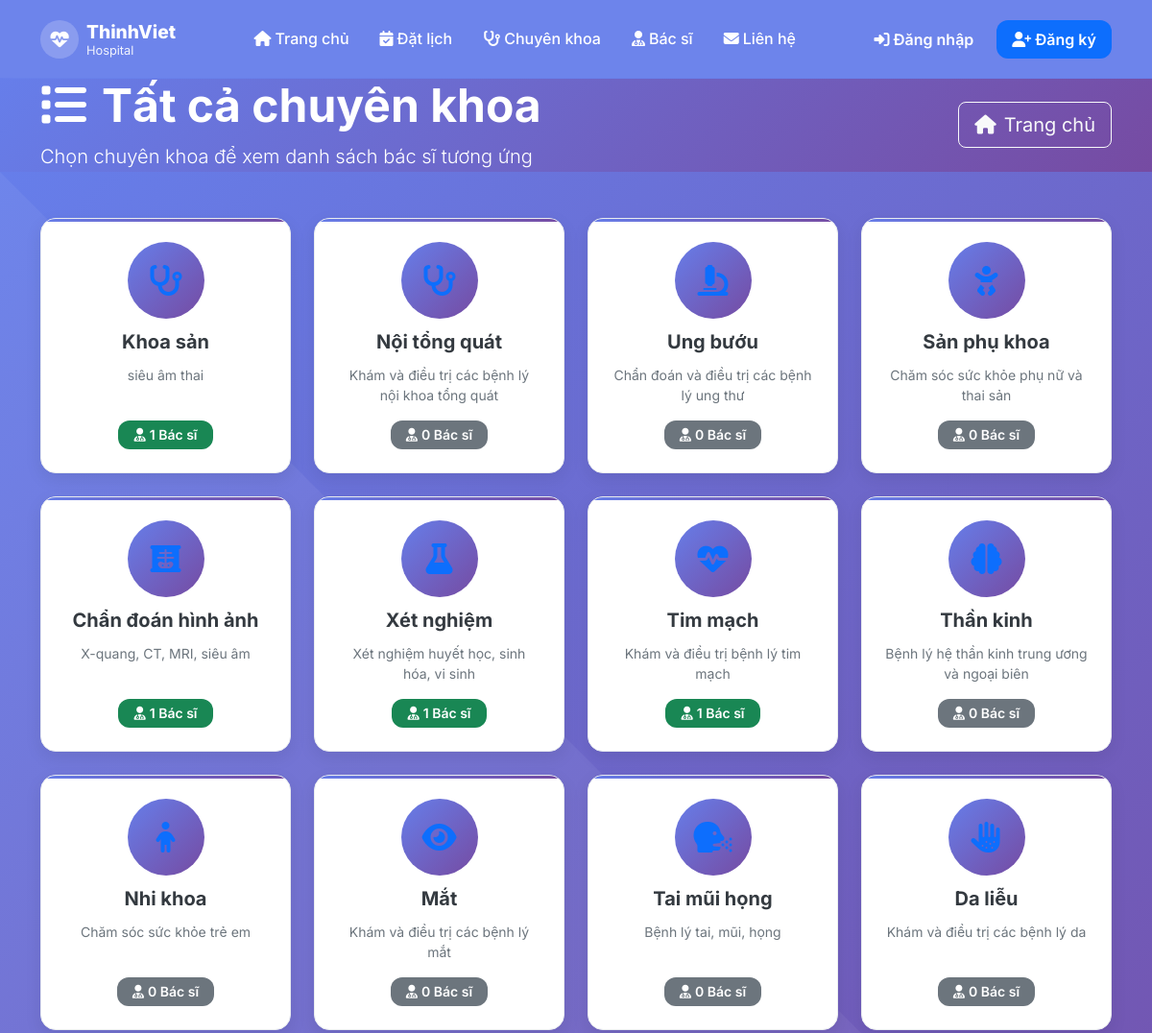
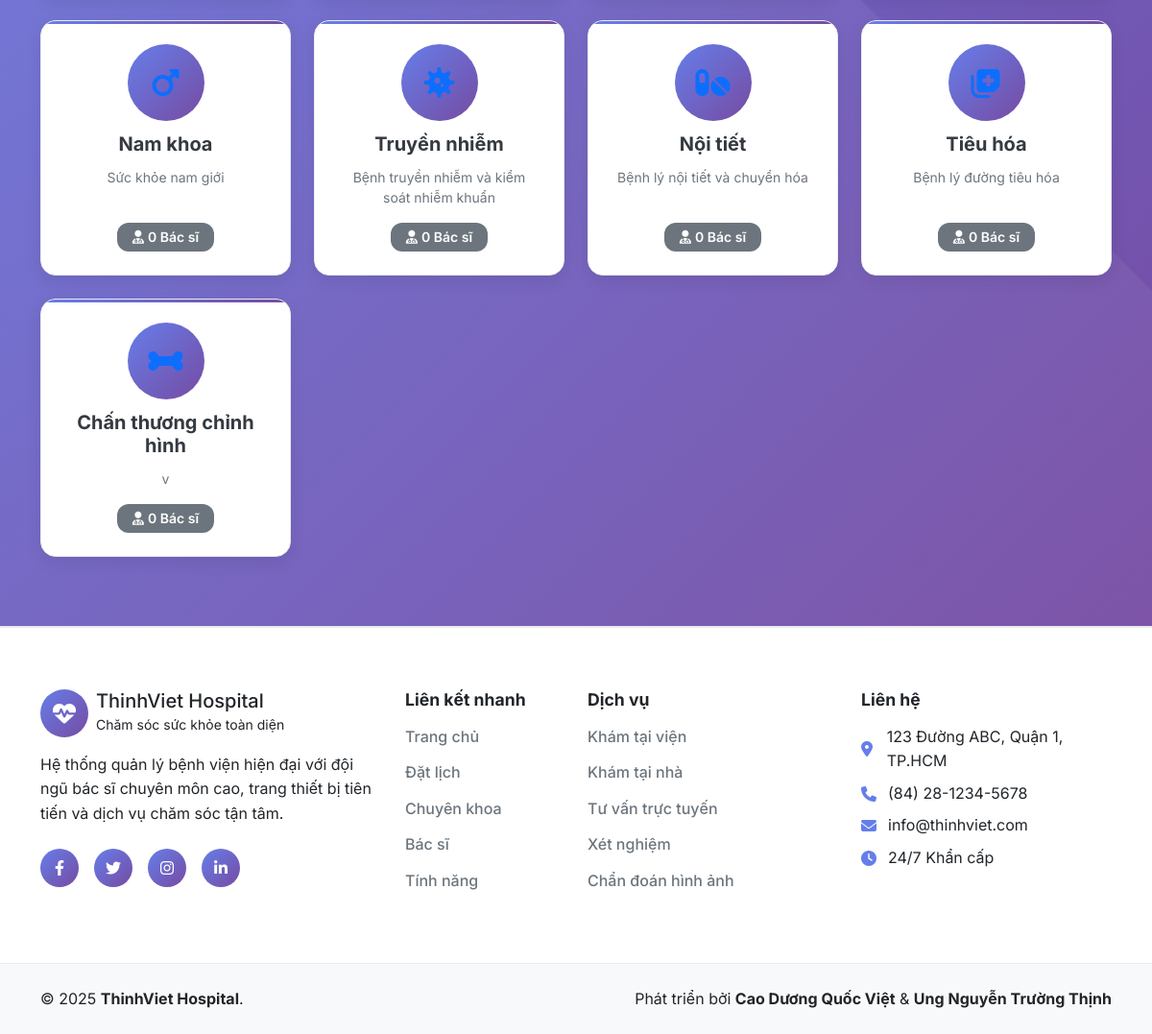
The page /specialties_all on the database its author committed (2 pictures, top to bottom).
### tables this page shows
CREATE TABLE `chuyen_khoa` (
  `id` int(11) NOT NULL,
  `ten` varchar(100) NOT NULL,
  `slug` varchar(120) DEFAULT NULL,
  `mo_ta` text DEFAULT NULL,
  `icon` varchar(100) DEFAULT NULL,
  `thu_tu` int(11) DEFAULT 0,
  `trang_thai` enum('active','inactive') DEFAULT 'active',
  `ngay_tao` timestamp NOT NULL DEFAULT current_timestamp(),
  `ngay_cap_nhat` timestamp NOT NULL DEFAULT current_timestamp() ON UPDATE current_timestamp()
);

### Controllers/DoctorController.php (called while the page is built, shortened)
<?php
require_once 'config/database.php';
class DoctorController
{
    public function __construct()
    {
        require_once 'config/database.php';
    }
    public function specialtiesAll()
    {
        require_once 'Models/Specialty.php';
        $spModel = new Specialty();
        if (method_exists($spModel, 'allWithDoctorCounts')) {
            $specialties = $spModel->allWithDoctorCounts();
        } else {
            $specialties = $spModel->all();
        }
        include 'Views/doctor/specialties_all.php';
    }
}

### config/database.php (called while the page is built, shortened)
<?php
class Database
{
    private $host;
    private $db_name;
    private $username;
    private $password;
    public function __construct()
    {
        $this->host = $_ENV['DB_HOST'] ?? getenv('DB_HOST') ?? 'localhost';
        $this->db_name = $_ENV['DB_NAME'] ?? getenv('DB_NAME') ?? 'clinic-management';
        $this->username = $_ENV['DB_USER'] ?? getenv('DB_USER') ?? 'root';
        $this->password = $_ENV['DB_PASS'] ?? getenv('DB_PASS') ?? '';
    }
    private function loadEnvFile()
    {
        $envFile = __DIR__ . '/../.env';
    }
    public function getConnection()
    {
        $this->conn = null;
        try {
            $this->conn = new PDO("mysql:host=" . $this->host . ";dbname=" . $this->db_name, $this->username, $this->password);
            $this->conn->exec("set names utf8");
            $this->conn->setAttribute(PDO::ATTR_ERRMODE, PDO::ERRMODE_EXCEPTION);
        } catch (PDOException $exception) {
            error_log("Database connection error: " . $exception->getMessage());
            echo "Database connection failed. Please try again later.";
        }
        return $this->conn;
    }
}

### Models/Specialty.php (called while the page is built, shortened)
<?php
require_once 'config/database.php';
class Specialty
{
    private $conn;
    private $table = 'chuyen_khoa';
    public function __construct()
    {
        $db = new Database();
        $this->conn = $db->getConnection();
    }
    public function allWithDoctorCounts()
    {
        $sql = "SELECT ck.id, ck.ten, ck.slug, ck.mo_ta, ck.icon, ck.thu_tu, ck.trang_thai,
                       COUNT(bs.id) AS doctor_count
                FROM {$this->table} ck
                LEFT JOIN bac_si bs ON bs.chuyen_khoa_id = ck.id
                GROUP BY ck.id, ck.ten, ck.slug, ck.mo_ta, ck.icon, ck.thu_tu, ck.trang_thai
                ORDER BY ck.thu_tu, ck.ten";
        $stmt = $this->conn->prepare($sql);
        $stmt->execute();
        return $stmt->fetchAll(PDO::FETCH_ASSOC);
    }
}

### Views/doctor/specialties_all.php (the view, shortened to what this page needs)
<?php $page_title = 'Tất cả chuyên khoa';
include 'Views/layouts/header.php'; ?>
<section class="page-header bg-gradient-primary text-white" style="margin-top: 81px;">
    <div class="container">
        <div class="row align-items-center">
            <div class="col-lg-8">
                <h1 class="display-5 fw-bold mb-2"><i class="fas fa-list me-3"></i>Tất cả chuyên khoa</h1>
                <p class="lead mb-0">Chọn chuyên khoa để xem danh sách bác sĩ tương ứng</p>
            </div>
            <div class="col-lg-4 text-lg-end">
                <a href="./home" class="btn btn-outline-light btn-lg"><i class="fas fa-home me-2"></i>Trang chủ</a>
            </div>
        </div>
    </div>
</section>
<section class="doctors-section py-5">
    <div class="container">
        <div class="row">
            <?php foreach (($specialties ?? []) as $sp):
                $iconClass = !empty($sp['icon']) ? $sp['icon'] : 'fas fa-stethoscope';
                $count = isset($sp['doctor_count']) ? (int)$sp['doctor_count'] : 0;
                $badgeColor = $count > 0 ? 'success' : 'secondary';
            ?>
            <div class="col-lg-3 col-md-4 col-sm-6 mb-4 d-flex">
                <a class="text-decoration-none text-reset d-block h-100 w-100"
                    href="./doctors_by_specialty?slug=<?php echo urlencode($sp['slug'] ?? ''); ?>">
                    <div class="specialty-card animate-on-scroll h-100">
                        <div class="specialty-icon"><i class="<?php echo htmlspecialchars($iconClass); ?>"></i></div>
                        <h5><?php echo htmlspecialchars($sp['ten']); ?></h5>
                        <p><?php echo htmlspecialchars($sp['mo_ta'] ?? ''); ?></p>
                        <div class="doctor-count">
                            <span class="badge bg-<?php echo $badgeColor; ?>">
                                <i class="fas fa-user-md me-1"></i><?php echo $count; ?> Bác sĩ
                            </span>
                        </div>
                    </div>
                </a>
            </div>
            <?php endforeach; ?>
        </div>
    </div>
</section>
<?php include 'Views/layouts/footer.php'; ?>

### assets/css/home.css (style rules this page uses)
:root { --primary-color: #667eea; --secondary-color: #764ba2; --success-color: #28a745; --warning-color: #ffc107; --danger-color: #dc3545; --info-color: #17a2b8; --light-color: #f8f9fa; --dark-color: #343a40; --white: #ffffff; --gray-100: #f8f9fa; --gray-200: #e9ecef; --gray-300: #dee2e6; --gray-400: #ced4da; --gray-500: #adb5bd; --gray-600: #6c757d; --gray-700: #495057; --gray-800: #343a40; --gray-900: #212529; --gradient-primary: linear-gradient(135deg, #667eea 0%, #764ba2 100%); --gradient-success: linear-gradient(135deg, #28a745 0%, #20c997 100%); --gradient-warning: linear-gradient(135deg, #ffc107 0%, #fd7e14 100%); --gradient-danger: linear-gradient(135deg, #dc3545 0%, #fd7e14 100%); --gradient-info: linear-gradient(135deg, #17a2b8 0%, #6f42c1 100%); --shadow-sm: 0 2px 4px rgba(0, 0, 0, 0.1); --shadow-md: 0 4px 15px rgba(0, 0, 0, 0.1); --shadow-lg: 0 10px 25px rgba(0, 0, 0, 0.15); --shadow-xl: 0 20px 40px rgba(0, 0, 0, 0.2); --border-radius: 12px; --border-radius-lg: 20px; --transition: all 0.3s ease; }
* { margin: 0; padding: 0; box-sizing: border-box; }
body { font-family: "Inter", -apple-system, BlinkMacSystemFont, "Segoe UI", Roboto, sans-serif; line-height: 1.6; color: var(--gray-800); overflow-x: hidden; }
.doctors-section { background: var(--gradient-primary); padding: 5rem 0; position: relative; }
.doctors-section::before { content: ""; position: absolute; top: 0; left: 0; right: 0; bottom: 0; background-size: cover; pointer-events: none; }
.specialty-card { background: var(--white); border-radius: var(--border-radius-lg); box-shadow: var(--shadow-lg); padding: 2rem 1.5rem; text-align: center; height: 100%; transition: var(--transition); border: 1px solid var(--gray-200); position: relative; overflow: hidden; }
.specialty-card::before { content: ""; position: absolute; top: 0; left: 0; right: 0; height: 3px; background: var(--gradient-primary); }
.specialty-icon { width: 80px; height: 80px; background: var(--gradient-primary); border-radius: 50%; display: flex; align-items: center; justify-content: center; margin: 0 auto 1.5rem; color: var(--white); font-size: 2rem; }
.specialty-card h5 { color: var(--gray-800); font-weight: 700; margin-bottom: 0.75rem; }
.specialty-card p { color: var(--gray-600); font-size: 0.875rem; margin-bottom: 1rem; line-height: 1.5; }
.doctor-count .badge { font-size: 0.875rem; padding: 0.5rem 1rem; border-radius: var(--border-radius); font-weight: 600; }
.bg-gradient-primary { background: var(--gradient-primary); }

### assets/css/theme.css (style rules this page uses)
:root { --primary: #0d6efd; --primary-600: #0b5ed7; --primary-100: #eaf3ff; --bg: #ffffff; --text: #1f2937; --muted: #6b7280; --border: #e5e7eb; --card-bg: #ffffff; --shadow: 0 8px 24px rgba(0, 0, 0, 0.08); --radius: 14px; }
body { background: var(--bg); color: var(--text); }

### Views/doctor/specialties_all.php (style rules this page uses)
.specialty-card { background: #fff; border-radius: 16px; box-shadow: 0 6px 18px rgba(0, 0, 0, 0.08); border: 1px solid #e9ecef; padding: 1.5rem; text-align: center; transition: all .25s; display: flex; flex-direction: column; }
.specialty-icon { font-size: 2rem; color: #0d6efd; margin-bottom: .75rem }
.doctor-count { margin-top: auto; }

### rows shown on the page
chuyen_khoa: ten "Khoa sản", mo_ta "siêu âm thai", count "1"
chuyen_khoa: ten "Nội tổng quát", mo_ta "Khám và điều trị các bệnh lý nội khoa tổng quát", count "0"
chuyen_khoa: ten "Ung bướu", mo_ta "Chẩn đoán và điều trị các bệnh lý ung thư", count "0"
chuyen_khoa: ten "Sản phụ khoa", mo_ta "Chăm sóc sức khỏe phụ nữ và thai sản", count "0"
chuyen_khoa: ten "Chẩn đoán hình ảnh", mo_ta "X-quang, CT, MRI, siêu âm", count "1"
chuyen_khoa: ten "Xét nghiệm", mo_ta "Xét nghiệm huyết học, sinh hóa, vi sinh", count "1"
chuyen_khoa: ten "Tim mạch", mo_ta "Khám và điều trị bệnh lý tim mạch", count "1"
chuyen_khoa: ten "Thần kinh", mo_ta "Bệnh lý hệ thần kinh trung ương và ngoại biên", count "0"
chuyen_khoa: ten "Nhi khoa", mo_ta "Chăm sóc sức khỏe trẻ em", count "0"
chuyen_khoa: ten "Mắt", mo_ta "Khám và điều trị các bệnh lý mắt", count "0"
chuyen_khoa: ten "Tai mũi họng", mo_ta "Bệnh lý tai, mũi, họng", count "0"
chuyen_khoa: ten "Da liễu", mo_ta "Khám và điều trị các bệnh lý da", count "0"
chuyen_khoa: ten "Nam khoa", mo_ta "Sức khỏe nam giới", count "0"
chuyen_khoa: ten "Truyền nhiễm", mo_ta "Bệnh truyền nhiễm và kiểm soát nhiễm khuẩn", count "0"
chuyen_khoa: ten "Nội tiết", mo_ta "Bệnh lý nội tiết và chuyển hóa", count "0"
chuyen_khoa: ten "Tiêu hóa", mo_ta "Bệnh lý đường tiêu hóa", count "0"
chuyen_khoa: ten "Chấn thương chỉnh hình", mo_ta "v", count "0"
